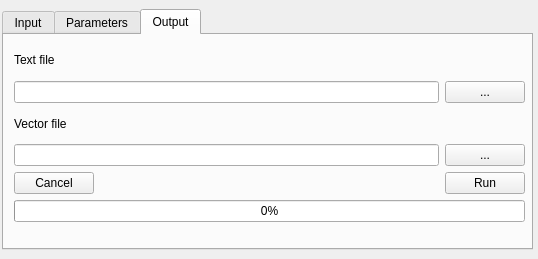
<?xml version="1.0" encoding="UTF-8"?>
<ui version="4.0">
 <class>Dialog</class>
 <widget class="QDialog" name="Dialog">
  <property name="enabled">
   <bool>true</bool>
  </property>
  <property name="geometry">
   <rect>
    <x>0</x>
    <y>0</y>
    <width>538</width>
    <height>259</height>
   </rect>
  </property>
  <property name="sizePolicy">
   <sizepolicy hsizetype="Fixed" vsizetype="Fixed">
    <horstretch>0</horstretch>
    <verstretch>0</verstretch>
   </sizepolicy>
  </property>
  <property name="maximumSize">
   <size>
    <width>581</width>
    <height>259</height>
   </size>
  </property>
  <property name="windowTitle">
   <string>Random Forest</string>
  </property>
  <property name="sizeGripEnabled">
   <bool>false</bool>
  </property>
  <widget class="QTabWidget" name="tabWidget">
   <property name="geometry">
    <rect>
     <x>2</x>
     <y>9</y>
     <width>531</width>
     <height>241</height>
    </rect>
   </property>
   <property name="sizePolicy">
    <sizepolicy hsizetype="Fixed" vsizetype="Fixed">
     <horstretch>0</horstretch>
     <verstretch>0</verstretch>
    </sizepolicy>
   </property>
   <property name="currentIndex">
    <number>2</number>
   </property>
   <widget class="QWidget" name="tabInput">
    <attribute name="title">
     <string>Input</string>
    </attribute>
    <widget class="QWidget" name="layoutWidget">
     <property name="geometry">
      <rect>
       <x>10</x>
       <y>10</y>
       <width>511</width>
       <height>195</height>
      </rect>
     </property>
     <layout class="QGridLayout" name="gridLayout">
      <item row="7" column="0">
       <widget class="QComboBox" name="comboBoxVal"/>
      </item>
      <item row="6" column="1" colspan="2">
       <widget class="QLabel" name="labelClassVal">
        <property name="text">
         <string>target field</string>
        </property>
        <property name="alignment">
         <set>Qt::AlignCenter</set>
        </property>
       </widget>
      </item>
      <item row="6" column="0">
       <widget class="QLabel" name="labelVal">
        <property name="text">
         <string>Validation samples (Points)</string>
        </property>
       </widget>
      </item>
      <item row="9" column="0">
       <widget class="QLineEdit" name="lineEditDataSet"/>
      </item>
      <item row="9" column="1" colspan="2">
       <widget class="QPushButton" name="buttonDataSet">
        <property name="text">
         <string>...</string>
        </property>
       </widget>
      </item>
      <item row="3" column="0">
       <widget class="QComboBox" name="comboBoxTrain"/>
      </item>
      <item row="0" column="1" colspan="2">
       <widget class="QLabel" name="labelClassTrain">
        <property name="enabled">
         <bool>true</bool>
        </property>
        <property name="sizeIncrement">
         <size>
          <width>100</width>
          <height>0</height>
         </size>
        </property>
        <property name="text">
         <string>target field</string>
        </property>
        <property name="alignment">
         <set>Qt::AlignCenter</set>
        </property>
       </widget>
      </item>
      <item row="0" column="0">
       <widget class="QLabel" name="labelTrain">
        <property name="text">
         <string>Training samples (Points)</string>
        </property>
       </widget>
      </item>
      <item row="7" column="1" colspan="2">
       <widget class="QComboBox" name="comboBoxFieldVal"/>
      </item>
      <item row="3" column="1" colspan="2">
       <widget class="QComboBox" name="comboBoxFieldTrain"/>
      </item>
      <item row="8" column="0">
       <widget class="QLabel" name="labelDataSet">
        <property name="text">
         <string>Data set</string>
        </property>
       </widget>
      </item>
      <item row="10" column="0">
       <widget class="QLineEdit" name="lineEditPackPath">
        <property name="enabled">
         <bool>false</bool>
        </property>
       </widget>
      </item>
      <item row="10" column="1" colspan="2">
       <widget class="QCheckBox" name="checkBoxPackPath">
        <property name="text">
         <string>Packages</string>
        </property>
       </widget>
      </item>
     </layout>
    </widget>
   </widget>
   <widget class="QWidget" name="tabParameters">
    <attribute name="title">
     <string>Parameters</string>
    </attribute>
    <widget class="QScrollArea" name="scrollArea">
     <property name="geometry">
      <rect>
       <x>9</x>
       <y>9</y>
       <width>511</width>
       <height>181</height>
      </rect>
     </property>
     <property name="verticalScrollBarPolicy">
      <enum>Qt::ScrollBarAlwaysOn</enum>
     </property>
     <property name="widgetResizable">
      <bool>true</bool>
     </property>
     <widget class="QWidget" name="scrollAreaWidgetContents">
      <property name="geometry">
       <rect>
        <x>0</x>
        <y>0</y>
        <width>495</width>
        <height>213</height>
       </rect>
      </property>
      <layout class="QGridLayout" name="gridLayout_4">
       <item row="0" column="0">
        <layout class="QGridLayout" name="gridLayout_3">
         <item row="3" column="5">
          <widget class="QSpinBox" name="spinBoxStepEst">
           <property name="minimum">
            <number>5</number>
           </property>
           <property name="maximum">
            <number>100</number>
           </property>
           <property name="singleStep">
            <number>5</number>
           </property>
           <property name="value">
            <number>5</number>
           </property>
          </widget>
         </item>
         <item row="3" column="3">
          <widget class="QSpinBox" name="spinBoxEndEst">
           <property name="minimum">
            <number>5</number>
           </property>
           <property name="maximum">
            <number>100</number>
           </property>
           <property name="value">
            <number>30</number>
           </property>
          </widget>
         </item>
         <item row="3" column="4">
          <widget class="QLabel" name="labelStepEst">
           <property name="layoutDirection">
            <enum>Qt::LeftToRight</enum>
           </property>
           <property name="text">
            <string>step</string>
           </property>
           <property name="alignment">
            <set>Qt::AlignCenter</set>
           </property>
          </widget>
         </item>
         <item row="0" column="3" colspan="3">
          <widget class="QRadioButton" name="radioButtonRegress">
           <property name="text">
            <string>Regression</string>
           </property>
          </widget>
         </item>
         <item row="6" column="0" colspan="6">
          <widget class="QLabel" name="labelDepth">
           <property name="text">
            <string>The maximum depth of the tree</string>
           </property>
          </widget>
         </item>
         <item row="2" column="0" colspan="5">
          <widget class="QLabel" name="labelEstim">
           <property name="text">
            <string>The number of trees in the forest</string>
           </property>
          </widget>
         </item>
         <item row="3" column="0">
          <widget class="QLabel" name="labelStartEst">
           <property name="text">
            <string>start</string>
           </property>
           <property name="alignment">
            <set>Qt::AlignCenter</set>
           </property>
          </widget>
         </item>
         <item row="7" column="1">
          <widget class="QSpinBox" name="spinBoxStartDepth">
           <property name="minimum">
            <number>5</number>
           </property>
           <property name="maximum">
            <number>100</number>
           </property>
          </widget>
         </item>
         <item row="3" column="1">
          <widget class="QSpinBox" name="spinBoxStartEst">
           <property name="minimum">
            <number>5</number>
           </property>
           <property name="maximum">
            <number>100</number>
           </property>
          </widget>
         </item>
         <item row="7" column="2">
          <widget class="QLabel" name="labelEndDepth">
           <property name="text">
            <string>end</string>
           </property>
           <property name="alignment">
            <set>Qt::AlignCenter</set>
           </property>
          </widget>
         </item>
         <item row="3" column="2">
          <widget class="QLabel" name="labelEndEst">
           <property name="text">
            <string>end</string>
           </property>
           <property name="alignment">
            <set>Qt::AlignCenter</set>
           </property>
          </widget>
         </item>
         <item row="7" column="0">
          <widget class="QLabel" name="labelStartDepth">
           <property name="layoutDirection">
            <enum>Qt::LeftToRight</enum>
           </property>
           <property name="text">
            <string>start</string>
           </property>
           <property name="alignment">
            <set>Qt::AlignCenter</set>
           </property>
          </widget>
         </item>
         <item row="7" column="4">
          <widget class="QLabel" name="labelStepDepth">
           <property name="text">
            <string>step</string>
           </property>
           <property name="alignment">
            <set>Qt::AlignCenter</set>
           </property>
          </widget>
         </item>
         <item row="7" column="3">
          <widget class="QSpinBox" name="spinBoxEndDepth">
           <property name="minimum">
            <number>5</number>
           </property>
           <property name="maximum">
            <number>100</number>
           </property>
           <property name="value">
            <number>30</number>
           </property>
          </widget>
         </item>
         <item row="7" column="5">
          <widget class="QSpinBox" name="spinBoxStepDepth">
           <property name="minimum">
            <number>5</number>
           </property>
           <property name="maximum">
            <number>100</number>
           </property>
           <property name="singleStep">
            <number>5</number>
           </property>
           <property name="value">
            <number>5</number>
           </property>
          </widget>
         </item>
         <item row="9" column="0" colspan="3">
          <widget class="QCheckBox" name="checkBoxApplyModel">
           <property name="text">
            <string>Apply model</string>
           </property>
          </widget>
         </item>
         <item row="0" column="0" colspan="3">
          <widget class="QRadioButton" name="radioButtonClass">
           <property name="text">
            <string>Classification</string>
           </property>
          </widget>
         </item>
         <item row="8" column="4" colspan="2">
          <widget class="QComboBox" name="comboBoxCrit"/>
         </item>
         <item row="8" column="0" colspan="4">
          <widget class="QLabel" name="labelCrit">
           <property name="layoutDirection">
            <enum>Qt::LeftToRight</enum>
           </property>
           <property name="text">
            <string>The function to measure the quality of a split </string>
           </property>
          </widget>
         </item>
        </layout>
       </item>
      </layout>
     </widget>
    </widget>
   </widget>
   <widget class="QWidget" name="tabOutput">
    <attribute name="title">
     <string>Output</string>
    </attribute>
    <widget class="QWidget" name="layoutWidget">
     <property name="geometry">
      <rect>
       <x>10</x>
       <y>10</y>
       <width>511</width>
       <height>213</height>
      </rect>
     </property>
     <layout class="QGridLayout" name="gridLayout_2">
      <item row="1" column="1">
       <widget class="QPushButton" name="buttonAssessFile">
        <property name="text">
         <string>...</string>
        </property>
       </widget>
      </item>
      <item row="4" column="0" colspan="2">
       <layout class="QGridLayout" name="gridLayout_5">
        <item row="0" column="0">
         <widget class="QPushButton" name="buttonCancel">
          <property name="text">
           <string>Cancel</string>
          </property>
         </widget>
        </item>
        <item row="0" column="2">
         <widget class="QPushButton" name="buttonRun">
          <property name="text">
           <string>Run</string>
          </property>
         </widget>
        </item>
        <item row="0" column="1">
         <spacer name="horizontalSpacer">
          <property name="orientation">
           <enum>Qt::Horizontal</enum>
          </property>
          <property name="sizeHint" stdset="0">
           <size>
            <width>40</width>
            <height>20</height>
           </size>
          </property>
         </spacer>
        </item>
        <item row="1" column="0" colspan="3">
         <widget class="QProgressBar" name="progressBar">
          <property name="value">
           <number>0</number>
          </property>
         </widget>
        </item>
       </layout>
      </item>
      <item row="0" column="0" colspan="2">
       <widget class="QLabel" name="labelRFC">
        <property name="text">
         <string>Text file</string>
        </property>
       </widget>
      </item>
      <item row="5" column="0" colspan="2">
       <widget class="QLabel" name="labelAux">
        <property name="text">
         <string/>
        </property>
       </widget>
      </item>
      <item row="2" column="0">
       <widget class="QLabel" name="labelOutClass">
        <property name="text">
         <string>Vector file</string>
        </property>
       </widget>
      </item>
      <item row="1" column="0">
       <widget class="QLineEdit" name="lineEditAssessFile"/>
      </item>
      <item row="3" column="0">
       <widget class="QLineEdit" name="lineEditOutModel"/>
      </item>
      <item row="3" column="1">
       <widget class="QPushButton" name="buttonOutModel">
        <property name="text">
         <string>...</string>
        </property>
       </widget>
      </item>
     </layout>
    </widget>
   </widget>
  </widget>
 </widget>
 <resources/>
 <connections/>
</ui>
